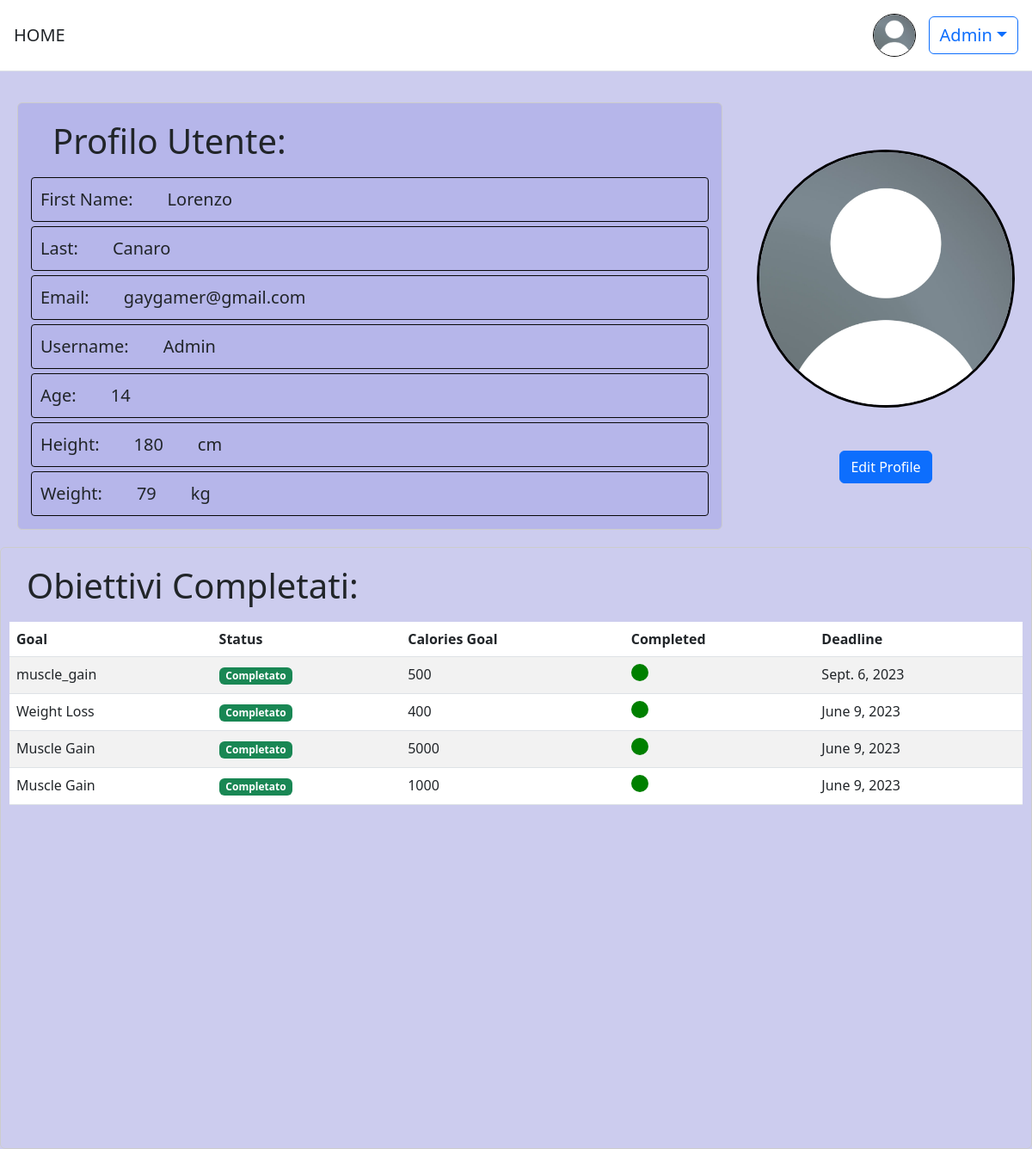
/users/profile/ (signed in), run on the app's committed database.
### users/models.py (models this page shows)
class CustomUser(AbstractUser):
    first_name = models.CharField(max_length=100, null=True, blank=True)
    last_name = models.CharField(max_length=100,null=True, blank=True)
    birth_date = models.DateField(null=True, blank=True)
    age = models.PositiveIntegerField(null=True, blank=True)
    peso = models.PositiveIntegerField(null=True, blank=True)
    altezza = models.PositiveIntegerField(null=True, blank=True)
    profile_pic = models.ImageField(upload_to='profile_pics', null=True, blank=True)

### obiettivi/models.py (models this page shows, shortened)
class GoalModel(models.Model):
    GOAL_CHOICES = (
        ('Weight Loss', 'Weight Loss'),
        ('Muscle Gain', 'Muscle Gain'),
        ('Fitness Improvement', 'Fitness Improvement'),
    )
    STATUS_CHOICES = (
        ('V', 'In Corso'),
        ('S', 'Scaduto'),
    )
    TEMP_CHOICES = (
        (1, '1 day'),
        (7, '1 week'),
        (30, '1 month'),
        (90, '3 months'),
    )
    deadline = models.DateField(blank=True, null=True)
    status = models.CharField(max_length=1, choices=STATUS_CHOICES, default='V')
    tempistica = models.IntegerField(choices=TEMP_CHOICES, default=30)
    utente = models.ForeignKey(settings.AUTH_USER_MODEL, on_delete=models.CASCADE)
    goal_type = models.CharField(max_length=20, choices=GOAL_CHOICES)
    data_creazione = models.DateField(default=timezone.now)
    descrizione = models.TextField(max_length=255, blank=True, null=True)
    CaloriesGoal = models.IntegerField(default=0, blank=False, null=False)
    is_selected = models.BooleanField(default=False)
    is_completed = models.BooleanField(default=False)
    cal = models.IntegerField(default=0)

### users/views.py (the view)
# urls.py: path('profile/', profile_view, name='profile'),
@login_required
def profile_view(request):
    goals_completed = GoalModel.objects.filter(utente=request.user, is_completed=True)
    return render(request, 'profile.html', {'goals_completed': goals_completed, 'user': request.user})

### templates/profile.html (shortened to what this page needs)
{% extends 'base.html' %}
{% load static %}
{% load crispy_forms_tags %}
{% block content %}
<div style="background-color:#ccccee;display:flex;flex-direction:column">
<div id="wr" style="display:flex; flex-direction:row">
  <div id="datiprofilo" class="crispy">
    <h1 style="margin-left:20px;padding:10px;">Profilo Utente:</h1>
    <div class="field"><p>First Name:</p><p> {{ user.first_name }}</p></div>
    <div class="field"><p>Last:</p><p> {{ user.last_name }}</p> </div>
    <div class="field"><p>Email:</p><p> {{ user.email }}</p> </div>
    <div class="field"><p>Username:</p> <p> {{ user.username }}</p> </div>
    <div class="field"><p>Age:</p><p> {{ user.age }}</p></div>
    <div class="field"><p>Height:</p><p> {{ user.altezza }}</p><p>cm</p></div>
    <div class="field"><p>Weight:</p><p>{{user.peso}}</p><p>kg</p></div>
  </div>
  <div class="profile-picture-container">
   {% if user.profile_pic %}
    <img class=" profile-picture" style="border:3px solid black" src="{{user.profile_pic.url}}">
   {% else %}
      <img class=" profile-picture" style="border:3px solid black" src="{% static 'images/user_default.jpeg'%}">
  {% endif %}
      <div class="text-center">
   <a href="{% url 'users:updateprofile' %}" class="btn btn-primary">Edit Profile</a>
  </div>
  </div>
</div>
</div>
<div class="completed_goal table-responsive">
    <h1 style="margin-left:10px;padding:10px;">Obiettivi Completati:</h1>
    <table class="table table-striped">
        <thead>
        <tr>
            <th>Goal</th>
            <th>Status</th>
            <th>Calories Goal</th>
            <th>Completed</th>
            <th>Deadline</th>
        </tr>
        </thead>
        <tbody>
        {% for goal in goals_completed %}
            <tr>
            <td>{{ goal.goal_type }}</td>
            <td>
                {% if goal.is_completed %}
                <span class="badge bg-success">Completato</span>
                {% endif %}
            </td>
            <td>
                {{ goal.CaloriesGoal }}
            </td>
            <td>
                {% if goal.is_completed %}
                <div style="width: 20px;height: 20px;border-radius: 50%;display: inline-block; background-color:green"></div>
                {% else %}
                <div style="width: 20px;height: 20px;border-radius: 50%;display: inline-block;background-color: red;"></div>
                {% endif %}
            </td>
            <td>{{ goal.deadline }}</td>
            </tr>
        {% endfor %}
        </tbody>
    </table>
</div>
{% endblock content %}

### templates/base.html (shortened to what this page needs)
<!DOCTYPE html>
<html>
{% load static %}
<head>
    <link href="https://cdn.jsdelivr.net/npm/bootstrap@5.2.3/dist/css/bootstrap.min.css" rel="stylesheet"
>
   <link rel="stylesheet" href="https://cdnjs.cloudflare.com/ajax/libs/bootstrap/5.3.0/css/bootstrap.min.css">
</head>
<header class="p-3 mb-3 border-bottom" style="background-color: white">
        <div class="d-flex flex-wrap align-items-center justify-content-center justify-content-lg-start">
            <a class="navbar-brand" href="{% url 'homeview' %}" style="font-size:20px">HOME</a>
            <div class="text-end">
                {% if user.is_authenticated %}
                <div class="dropdown" >
                    {% if user.profile_pic %}
                    <img src="{{ user.profile_pic.url }}" class="rounded-circle" style="width: 50px; height: 50px; margin-right: 10px; border:1px solid black">
                    {% else %}
                    <img  src="{% static 'images/user_default.jpeg' %}" class="rounded-circle" style="width: 50px; height: 50px; margin-right: 10px; border:1px solid black ">
                    {% endif %}
                    <button style="font-size:20px" class="btn btn-outline-primary dropdown-toggle" type="button" id="dropdownMenuButton" data-bs-toggle="dropdown" aria-expanded="false">
                        {{ user.username }}</button>
                </div>
                {% else %}
                <a href="{% url 'users:login' %}" class="btn btn-outline-primary me-2">Log In</a>
                <a href="{% url 'users:signup' %}" class="btn btn-primary">Sign Up</a>
                {% endif %}
            </div>
        </div>
    </header>
<body style="background-color:#ccccee">
    <main >
        {% block content %}
        {% endblock %}
    </main>
</body>
</html>

### templates/profile.html (style rules this page uses)
header { width: 100%; padding: 20px; border-bottom: 2px solid #ccc; }
#datiprofilo { margin:20px; padding: 10px; width: 100%; border-radius: 6px; border: 1px solid #ccc; background-color: #b6b6ea; }
p { margin: 10px; }
.field { display: flex; justify-content: start; gap: 20px; margin: 5px; border: 1px solid #070707; border-radius: 4px; font-size: 20px; }
.profile-picture { width: 300px; height: 300px; border-radius: 50%; object-fit: cover; }
.profile-picture-container { padding: 20px; display: flex; justify-content: center; align-items: center; flex-direction: column; gap: 50px; }
.completed_goal { padding: 10px; width: 100%; height: 700px; border-radius: 6px; border: 1px solid #ccc; }

### data on the page
CustomUser: username "Admin", first_name "Lorenzo", last_name "Canaro", email "gaygamer@gmail.com", age "14", altezza "180", peso "79"
GoalModel: goal_type "muscle_gain", is_completed "Completato", CaloriesGoal "500", deadline "Sept. 6, 2023"
GoalModel: goal_type "Weight Loss", is_completed "Completato", CaloriesGoal "400", deadline "June 9, 2023"
GoalModel: goal_type "Muscle Gain", is_completed "Completato", CaloriesGoal "5000", deadline "June 9, 2023"
GoalModel: goal_type "Muscle Gain", is_completed "Completato", CaloriesGoal "1000", deadline "June 9, 2023"
